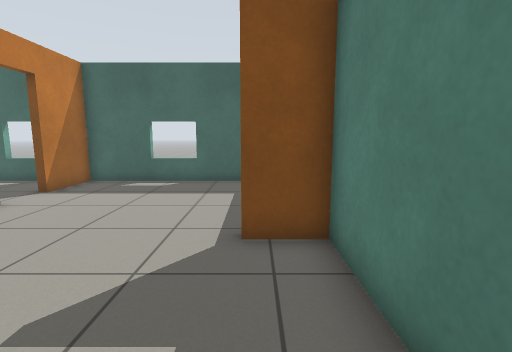
[1] (above)

15 first-person views from a walk through a robot-simulator world made for Gazebo. The camera is 0.97 m above the floor, tilts 8° down and sees 85° across. The floor is counted in squares, 0.5 m on a side. Each view is taken from the middle of a square. On the plan, view 1 faces up. The plan holds only what a view shows up to about 16 squares ahead; the rest is blank. Simple patterns stand in for the simulator's built-in surfaces.

[2]
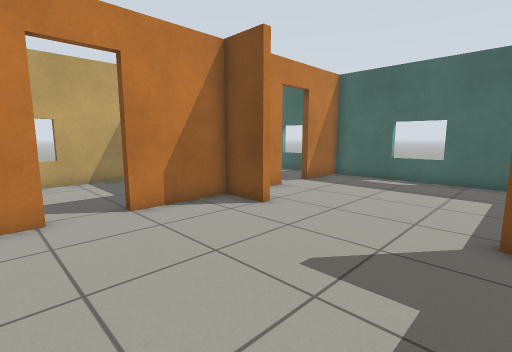

[3]
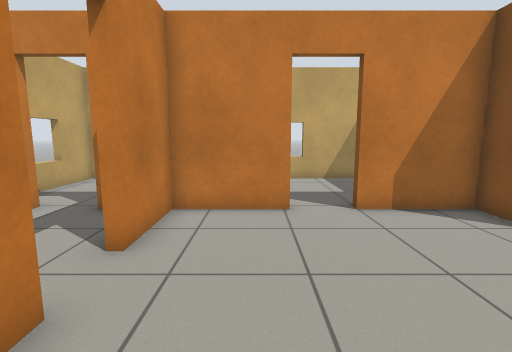

[4]
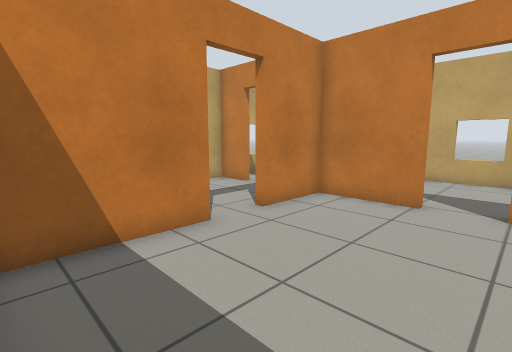

[5]
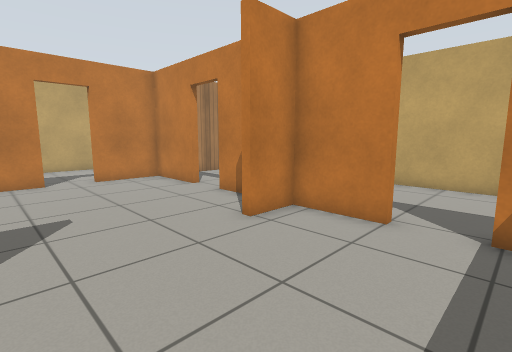

[6]
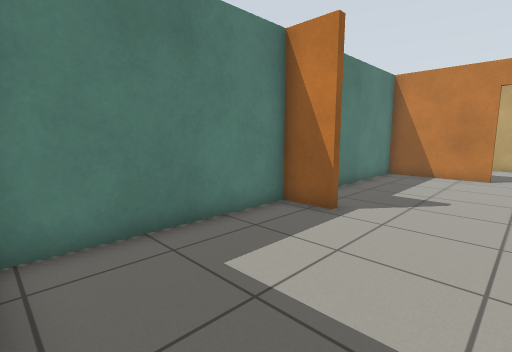

[7]
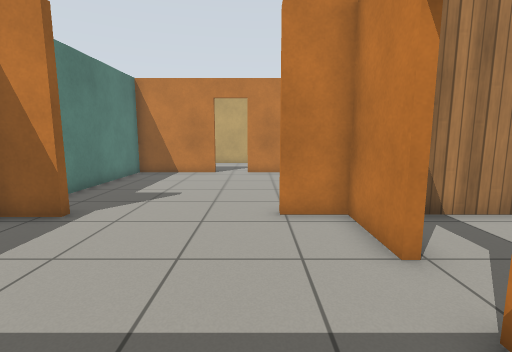

[8]
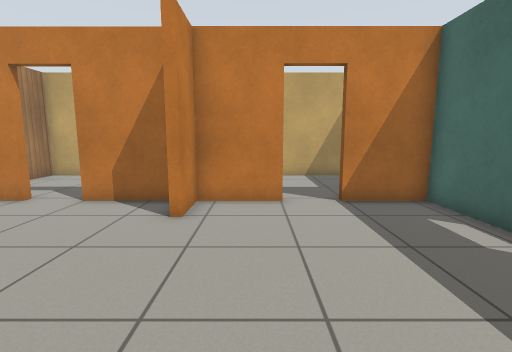

[9]
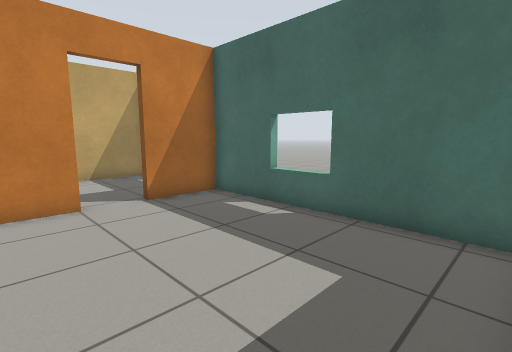

[10]
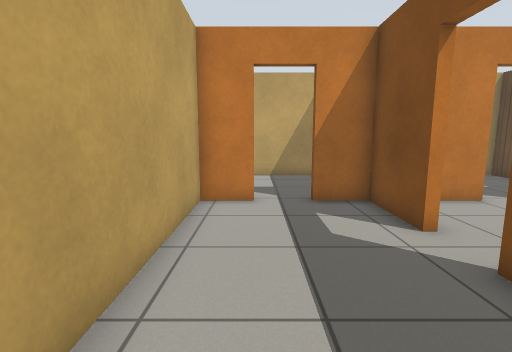

[11]
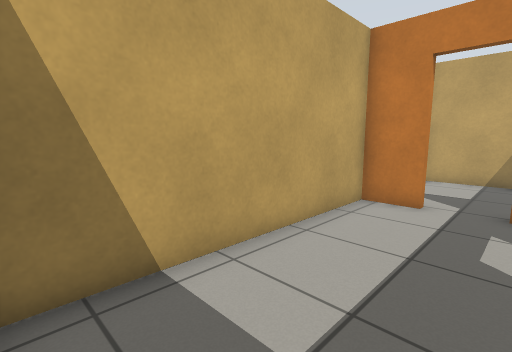

[12]
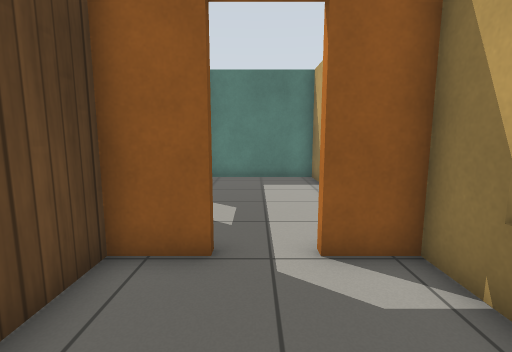

[13]
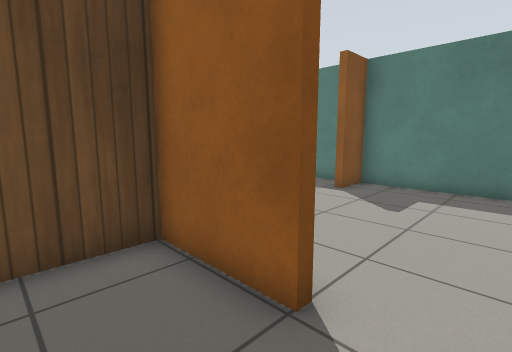

[14]
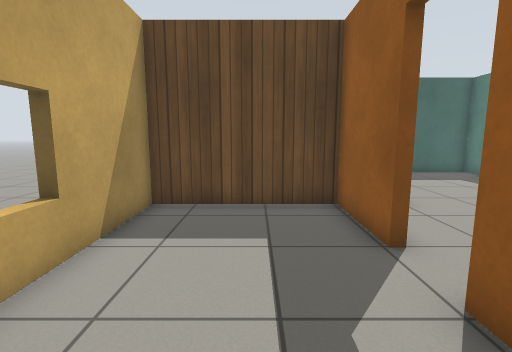

[15]
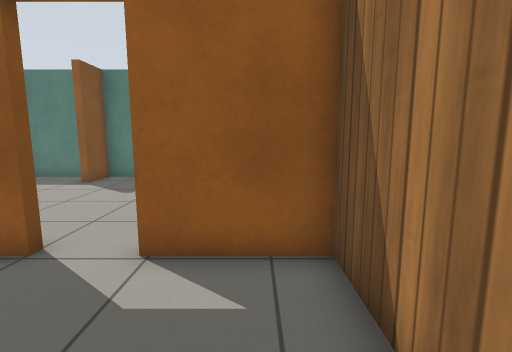

### Floor plan
Points are (right, up) in squares from view 1. A wall is a line through its corners. A room is listed if a view was taken in it or the views show most of it. See-through windows are left out.
Room 1 (views 1, 2, 3, 4, 5, 6, 7, 8, 9)
walls: (-5.5, 4.9) (-7.4, 4.9) (-7.4, 1.7); (-7.4, 7.9) (-7.4, 5.2) (-5.5, 5.2); (-7.4, -0.1) (-7.4, -3.3) (-4.5, -3.3); (-4.5, 12.6) (-4.5, 12.1); (-2.9, -3.3) (1.4, -3.3) (1.4, 5.1) (-0.3, 5.1) (-0.3, 5.4) (1.4, 5.4) (1.4, 12.2) (-7.4, 12.2) (-7.4, 9.5)
ways out: open door at (-3.5, -3.5) to room 2; open door at (-7.5, 0.5) to room 4; open door at (-7.3, 8.7) to room 5
Room 2 (views 10, 11)
walls: (-4.5, -3.6) (-7.4, -3.6) (-7.4, -5.3); (-7.4, -7.1) (-7.4, -8.7) (1.4, -8.7) (1.4, -3.9)
ways out: open door at (-3.5, -3.5) to room 1; open door at (-7.5, -6.5) to room 3
Room 3 (view 12)
walls: (-13, -4.1) (-13, -8.7) (-7.6, -8.7) (-7.6, -7.1); (-7.6, -5.3) (-7.6, -3.6) (-9.6, -3.6)
ways out: open door at (-7.5, -6.5) to room 2
Room 4 (views 13, 14, 15)
walls: (-7.6, 1.7) (-7.6, 4.9) (-13, 4.9) (-13, -3.3) (-7.6, -3.3) (-7.6, -0.1)
ways out: open door at (-7.5, 0.5) to room 1
Room 5 (no view inside)
walls: (-9.4, 12.2) (-11.2, 12.2); (-11.5, 5.2) (-9.1, 5.2); (-13, 11.9) (-13, 6)
ways out: open door at (-7.3, 8.7) to room 1

Where each view was taken, in squares from view 1:
view 1: 0 up, 0 right, facing up
view 2: 1 down, 0 right, facing up-left
view 3: 1 down, 0 right, facing left
view 4: 2 up, 1 right, facing down-left
view 5: 10 up, 1 left, facing down-left
view 6: 12 up, 4 left, facing down-right
view 7: 12 up, 5 left, facing down
view 8: 7 up, 1 right, facing left
view 9: 6 up, 1 right, facing up-left
view 10: 7 down, 1 right, facing left
view 11: 5 down, 1 right, facing down-left
view 12: 6 down, 12 left, facing right
view 13: 0 up, 10 left, facing up-right
view 14: 3 down, 10 left, facing up
view 15: 2 down, 12 left, facing right
